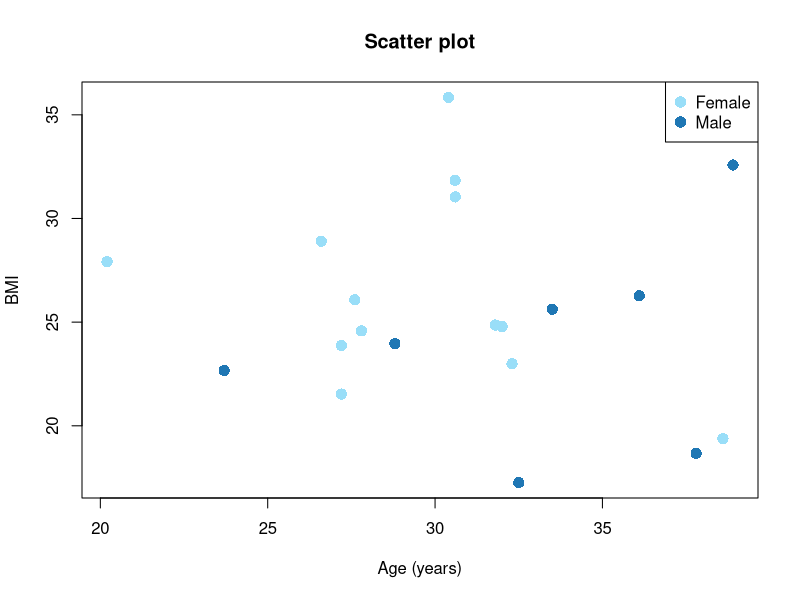
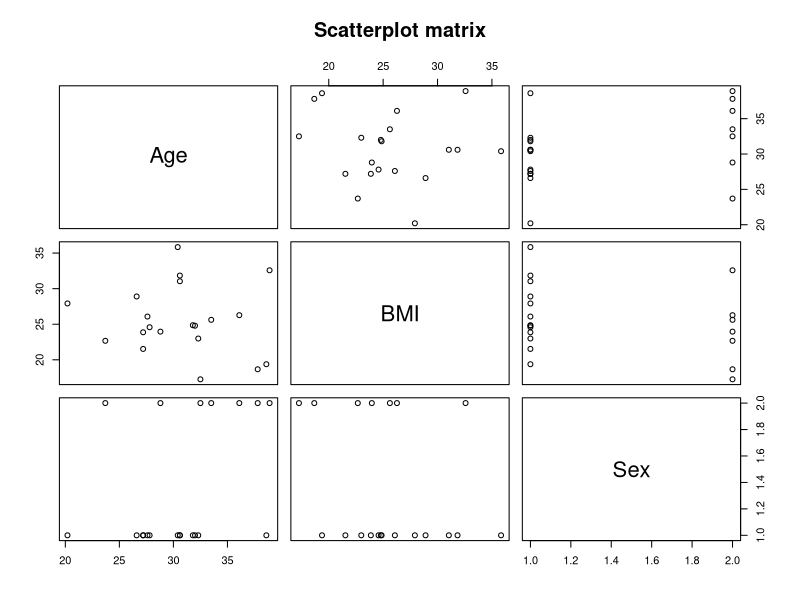
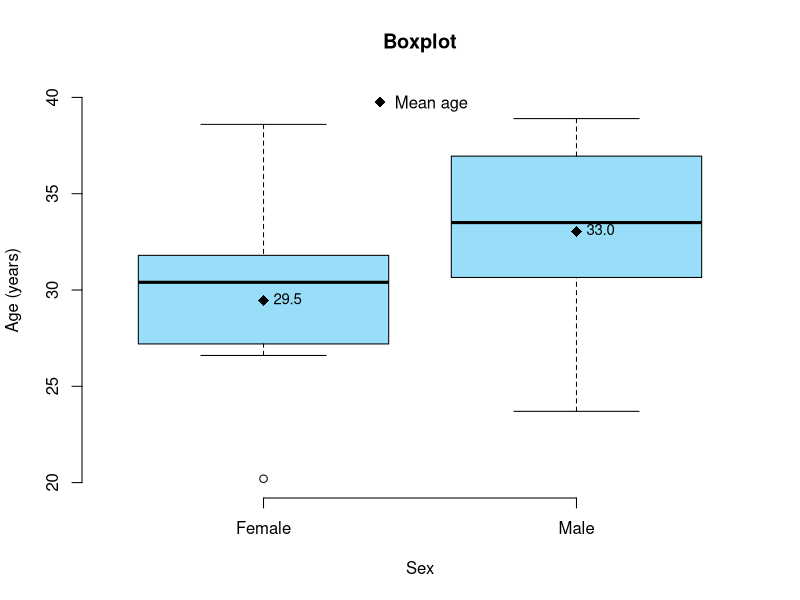
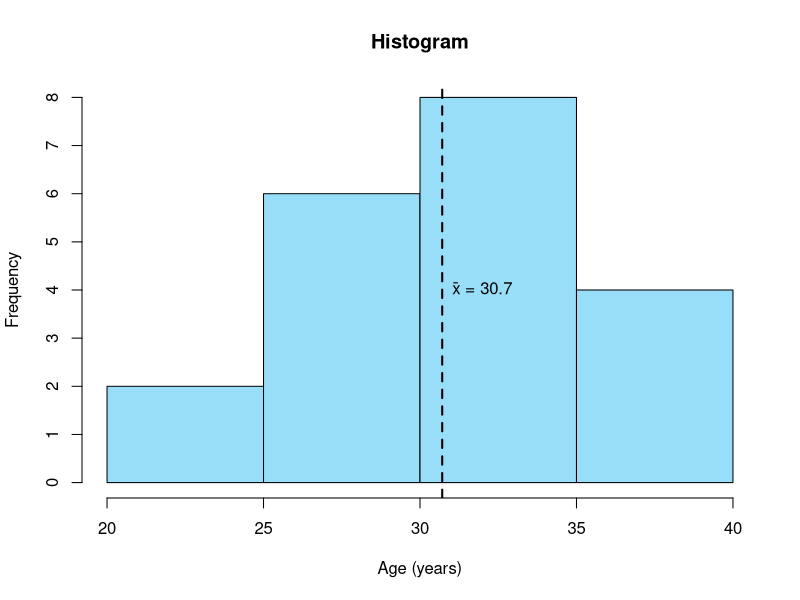
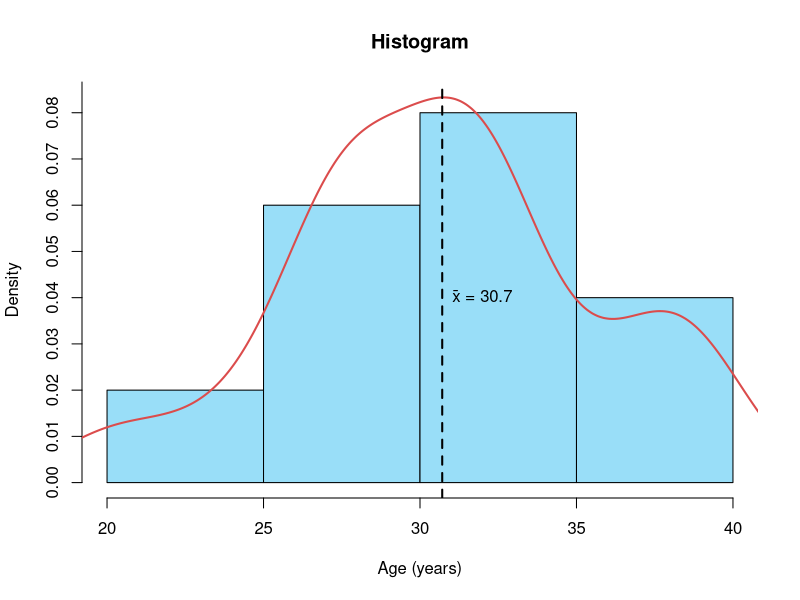

The R source for these figures, in order:
# 🗂️ Dataframe ####
set.seed(123) # Reproducible results
n <- 20 # Sample size
id <- seq(from = 1, to = n, by = 1) # Generate ID sequence from 1 to 20
age <- round(x = rnorm(n = n, mean = 30, sd = 5), digits = 1) # Generate 20 ages randomly, normally distributed (mean = 30, SD = 5), rounded to 1 decimal
sex <- factor(sample(x = c(0, 1), size = n, replace = TRUE), levels = c(0, 1), labels = c("Female", "Male")) # Generate 20 random sex values
smoke <- factor(sample(x = c(0, 1), size = n, replace = TRUE), levels = c(0, 1), labels = c("No", "Yes")) # Generate 20 random smoker values
bmi <- round(x = rnorm(n = n, mean = 25, sd = 5), digits = 2) # Generate 20 BMIs randomly, normally distributed (mean = 25, SD = 5), rounded to 2 decimals
df <- data.frame(Id = id, Age = age, Sex = sex, BMI = bmi, Smoke = smoke) # Create dataframe
df$Id <- as.integer(df$Id) # Convert Id variable to integer

# 🎨 Hex color codes ####
browseURL("https://www.color-hex.com/") # Open website to explore HEX color codes



# 🔵 Scatter plot #####
plot(x = df$Age, y = df$BMI, # Create scatter plot of age and BMI
     col = ifelse(df$Sex == "Female", "#99DEF8", "#1F77B4"),
     pch = 16, cex = 1.5, 
     xlab = "Age (years)", ylab = "BMI",
     main = "Scatter plot",
     axes = TRUE)
legend(x = "topright", legend = c("Female", "Male"), # Add legend for Sex
       col = c("#99DEF8", "#1F77B4"), 
       pch = 16, pt.cex = 1.5)

pairs(x = df[, c("Age", "BMI", "Sex")], # Create scatterplot matrix of age, BMI, and sex
      main = "Scatterplot matrix")



# 🎁 Boxplot #####
boxplot(formula = Age ~ Sex, data = df, # Create age boxplot
        col = "#99DEF8", border = "#000000",
        main = "Boxplot", xlab = "Sex", ylab = "Age (years)", 
        ylim = c(floor(min(df$Age)), ceiling(max(df$Age)/5)*5),
        axes = FALSE, outline = TRUE)
axis(side = 1, at = 1:2, labels = levels(df$Sex)) # X-axis
axis(side = 2, at = seq(floor(min(df$Age)), ceiling(max(df$Age)/5)*5, by = 5)) # Y-axis
group_means <- tapply(X = df$Age, INDEX = df$Sex, FUN = mean) # Calculate mean age by sex
points(x = 1:2, group_means, pch = 18, col = "#000000", cex = 1.5) # Add mean age by sex text
text(x = 1:2, y = group_means, 
     labels = paste(formatC(group_means, format = "f", digits = 1)), 
     pos = 4, cex = 0.9, col = "#000000")
legend(x = "top", legend = "Mean age",
       col = "#000000", , bty = "n",
       pch = 18, pt.cex = 1.5)



# 📊 Histogram #####
hist_freq <- hist(x = df$Age, breaks = 4, freq = TRUE, # Create and store age histogram (frequency)
                  col = "#99DEF8", border = "#000000",
                  main = "Histogram", xlab = "Age (years)", ylab = "Frequency",
                  axes = FALSE, labels = FALSE)
axis(side = 1, at = seq(floor(min(df$Age)), ceiling(max(df$Age)/5)*5, by = 5)) # X-axis
axis(side = 2, at = seq(0, max(hist_freq$counts), by = 1)) # Y-axis
abline(v = mean(df$Age), col = "#000000", lty = 2, lwd = 2) # Mean age vertical line
text(x = mean(df$Age), y = max(hist_freq$counts)/2, # Add mean age text
     labels = paste("x̄ =", formatC(mean(df$Age), format = "f", digits = 1)),,
     pos = 4, cex = 1.0, col = "#000000")


hist_dens <- hist(x = df$Age, breaks = 4, freq = FALSE, # Create and store age histogram (density)
                  col = "#99DEF8", border = "#000000",
                  main = "Histogram", xlab = "Age (years)", ylab = "Density",
                  ylim = c(0, max(density(df$Age)$y) * 1.0),
                  axes = FALSE, labels = FALSE)
axis(side = 1, at = seq(floor(min(df$Age)), ceiling(max(df$Age)/5)*5, by = 5)) # X-axis
axis(side = 2, at = seq(0, ceiling(max(hist_dens$density)), by = 0.01)) # Y-axis: each 0.01 unit × 5-year bin ≈ 0.05 area (≈5% of total)
lines(x = density(df$Age), col = "#DB4C4C", lty = 1, lwd = 2) # Add smooth density curve (smoothed version of histogram using kernel density estimation)
abline(v = mean(df$Age), col = "#000000", lty = 2, lwd = 2) # Mean age vertical line
text(x = mean(df$Age), y = max(hist_freq$density)/2, # Add mean age text
     labels = paste("x̄ =", formatC(mean(df$Age), format = "f", digits = 1)),
     pos = 4, cex = 1.0, col = "#000000")